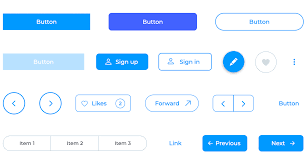
#> input picture ai-engine/vision/buttons-detection/pic.png, 306 x 165 px
$ python button_detection.py
#> lines starting #> are read from the running program, lines starting #| are printed output that depends on the picture; after the words box and inside, x2 and y2 are one past the last pixel; in counts of white or black regions, pixels touching at a corner belong together
import cv2
import numpy as np
img = cv2.imread('pic.png')
#> img is the input picture: shape (165, 306, 3); mean B, G, R 254.6, 239.5, 224.5

gray = cv2.cvtColor(img, cv2.COLOR_BGR2GRAY)
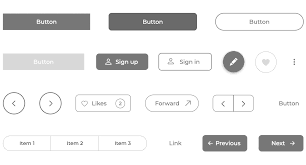
#> gray: shape (165, 306); min 67, max 255, mean 236.8
cv2.imwrite('gray.png', gray)

blur = cv2.bilateralFilter(gray, 5, 20, 20)
edges = cv2.Canny(blur, 10, 70)
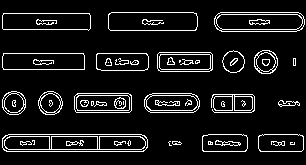
#> edges: shape (165, 306); 9.2% white in thin lines or dots, all inside (x1, y1, x2, y2) = (2, 12, 305, 152)
cv2.imwrite('edges.png', edges)

kernel_h = cv2.getStructuringElement(cv2.MORPH_RECT, (8, 2))
edges = cv2.dilate(edges, kernel_h, iterations=1)
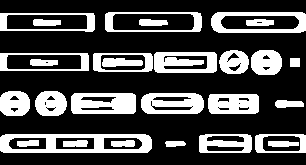
#> edges: shape (165, 306); 28.6% white; 28 white regions
cv2.imwrite('edges_dilated.png', edges)

countours, _ = cv2.findContours(edges, cv2.RETR_TREE, cv2.CHAIN_APPROX_SIMPLE)
#> countours = 67 contours, 11 with area under 20; largest, box (x1, y1, x2, y2) and area: (0, 134, 152, 153) 2690, (211, 12, 306, 33) 1838, (105, 12, 202, 32) 1809, (0, 13, 95, 32) 1604, (0, 53, 89, 71) 1494
result = img.copy()
detected_buttons = []

for cnt in countours:
    perimeter = cv2.arcLength(cnt,True)
    if perimeter == 0:
        continue
    vertices = cv2.approxPolyDP(cnt, 0.02 * perimeter, True)

    area = cv2.contourArea(cnt)
    if area < 100:
        continue

    x, y, w, h = cv2.boundingRect(cnt)
    circularity = 4 * np.pi * area / (perimeter * perimeter)

    is_rectangle = False
    is_circle = False
    if circularity > 0.8:
        is_circle = True
    elif len(vertices) >=4 and len(vertices) <=8:
        if w>10 or h>10:
            is_rectangle = True
    if not is_rectangle and not is_circle:
        continue

    is_duplicate = False
    for btn in detected_buttons:
        bcx = btn['x'] + btn['w']//2
        bcy = btn['y'] + btn['h']//2
        if abs(bcx - (x + w//2)) < 10 and abs(bcy - (y + h//2)) < 10:
            is_duplicate = True
            break
    if (is_rectangle or is_circle) and not is_duplicate:
        detected_buttons.append(
            {'x': x, 'y': y, 'w': w, 'h': h, 'shape': 'rectangle' if is_rectangle else 'circle'}
        )
#> this loop made 67 passes
#> (perimeter, vertices, area, x, y, w, h, circularity) on passes 2, 8, 10, 11, 12, 14, 25: (133.1, [[255, 136], [257, 152], [305, 152], [303, 134]], 891.5, 255, 134, 51, 19, 0.633), (330.4, [[0, 137], [3, 152], [151, 148], [145, 134]], 2689.5, 0, 134, 152, 19, 0.31), (56.49, [[134, 141], [111, 141], [111, 145], [133, 146]], 118, 111, 140, 24, 7, 0.465), (99.66, [[55, 138], [93, 137], [94, 148], [56, 149]], 466, 55, 137, 40, 13, 0.59), (59.07, [[87, 141], [63, 141], [63, 146], [86, 146]], 126.5, 63, 140, 25, 7, 0.456), (52.24, [[38, 140], [17, 141], [17, 145], [38, 145]], 101.5, 17, 140, 22, 7, 0.467), (86.14, [[151, 106], [192, 107], [189, 110], [155, 110]], 154, 151, 105, 42, 6, 0.261)
#> (perimeter, area, x, y, w, h, circularity, is_rectangle) on passes 3, 4, 5, 6, 7, 9: (101.6, 586.5, 262, 135, 39, 17, 0.715, True), (68.24, 127.5, 268, 141, 31, 6, 0.344, True), (135.9, 921.5, 199, 134, 53, 19, 0.627, True), (83.31, 194, 206, 145, 39, 7, 0.351, True), (85.56, 209.5, 206, 135, 39, 8, 0.36, True), (95.56, 445.5, 103, 137, 40, 13, 0.613, True)
#> after the loop, detected_buttons = 19 items

print(f"Detected {len(detected_buttons)} buttons:")
#| Detected 19 buttons:

print(f"Total buttons to draw: {len(detected_buttons)}")
#| Total buttons to draw: 19

for btn in detected_buttons:
    x, y, w, h = btn['x'], btn['y'], btn['w'], btn['h']

    # Check the shape we saved earlier (default to rectangle just in case)
    shape = btn.get('shape', 'rectangle')

    if shape == 'circle':
        # Calculate the center point of the bounding box
        center_x = x + w // 2
        center_y = y + h // 2

        # Calculate the radius (using max ensures the whole button fits inside)
        radius = max(w, h) // 2

        # Draw the circle: image, center, radius, color (BGR), thickness
        cv2.circle(result, (center_x, center_y), radius, (255, 0, 0), 2)

    else:
        # Draw the standard rectangle
        cv2.rectangle(result, (x, y), (x + w, y + h), (0, 255, 0), 2)
#> this loop made 19 passes
#> (x, y, w, h, shape, center_x, center_y, radius) on passes 10, 11, 15, 16: (35, 91, 32, 25, 'circle', 51, 103, 16), (0, 91, 30, 25, 'circle', 15, 103, 15), (251, 50, 31, 25, 'circle', 266, 62, 15), (219, 50, 30, 24, 'circle', 234, 62, 15)
#> (x, y, w, h, shape) on passes 1 to 6: (255, 134, 51, 19, 'rectangle'), (199, 134, 53, 19, 'rectangle'), (0, 134, 152, 19, 'rectangle'), (103, 137, 40, 13, 'rectangle'), (8, 137, 39, 13, 'rectangle'), (275, 100, 29, 8, 'rectangle')
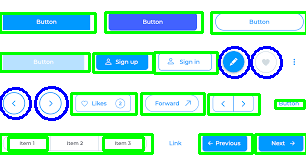
#> result: shape (165, 306, 3); 17.34% of pixels changed, all inside (x1, y1, x2, y2) = (0, 11, 306, 155)

cv2.imwrite('detected_buttons.png', result)
